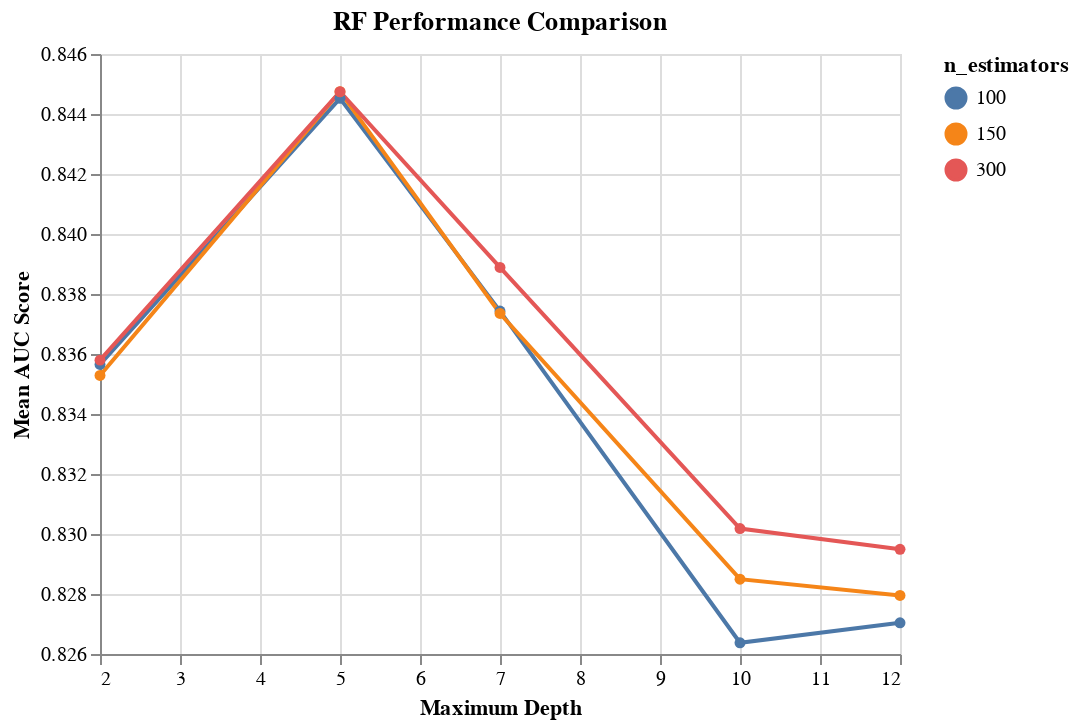

Notebook source saved alongside this figure:
### Markdown cell above
Visualising the Random forest grid search results for the five features.We observe that the Random forest model with a maximum depth of 5 and n_estimators value of 300 performs better than the other hyperparameter combinations.

### Code cell
alt.Chart(results_RF, 
          title='RF Performance Comparison'
         ).mark_line(point=True).encode(
    alt.X('max_depth', title='Maximum Depth'),
    alt.Y('test_score', title='Mean AUC Score', scale=alt.Scale(zero=False)),
    color='n_estimators:N' # N is for nominal
)

### Figure 1 — Vega-Lite specification as saved in the notebook (floating-point values rounded to 4 significant figures)
{"config": {"view": {"continuousWidth": 400, "continuousHeight": 300}}, "data": {"name": "data-a2abd8b68888085c28b6f9c4f5cf7e59"}, "mark": {"type": "line", "point": true}, "encoding": {"color": {"type": "nominal", "field": "n_estimators"}, "x": {"type": "quantitative", "field": "max_depth", "title": "Maximum Depth"}, "y": {"type": "quantitative", "field": "test_score", "scale": {"zero": false}, "title": "Mean AUC Score"}}, "title": "RF Performance Comparison", "$schema": "https://vega.github.io/schema/vega-lite/v4.8.1.json", "datasets": {"data-a2abd8b68888085c28b6f9c4f5cf7e59": [{"max_depth": 2, "n_estimators": 100, "test_score": 0.8357}, {"max_depth": 2, "n_estimators": 150, "test_score": 0.8353}, {"max_depth": 2, "n_estimators": 300, "test_score": 0.8358}, {"max_depth": 5, "n_estimators": 100, "test_score": 0.8445}, {"max_depth": 5, "n_estimators": 150, "test_score": 0.8447}, {"max_depth": 5, "n_estimators": 300, "test_score": 0.8447}, {"max_depth": 7, "n_estimators": 100, "test_score": 0.8374}, {"max_depth": 7, "n_estimators": 150, "test_score": 0.8374}, {"max_depth": 7, "n_estimators": 300, "test_score": 0.8389}, {"max_depth": 10, "n_estimators": 100, "test_score": 0.8264}, {"max_depth": 10, "n_estimators": 150, "test_score": 0.8285}, {"max_depth": 10, "n_estimators": 300, "test_score": 0.8302}, {"max_depth": 12, "n_estimators": 100, "test_score": 0.827}, {"max_depth": 12, "n_estimators": 150, "test_score": 0.828}, {"max_depth": 12, "n_estimators": 300, "test_score": 0.8295}]}}
